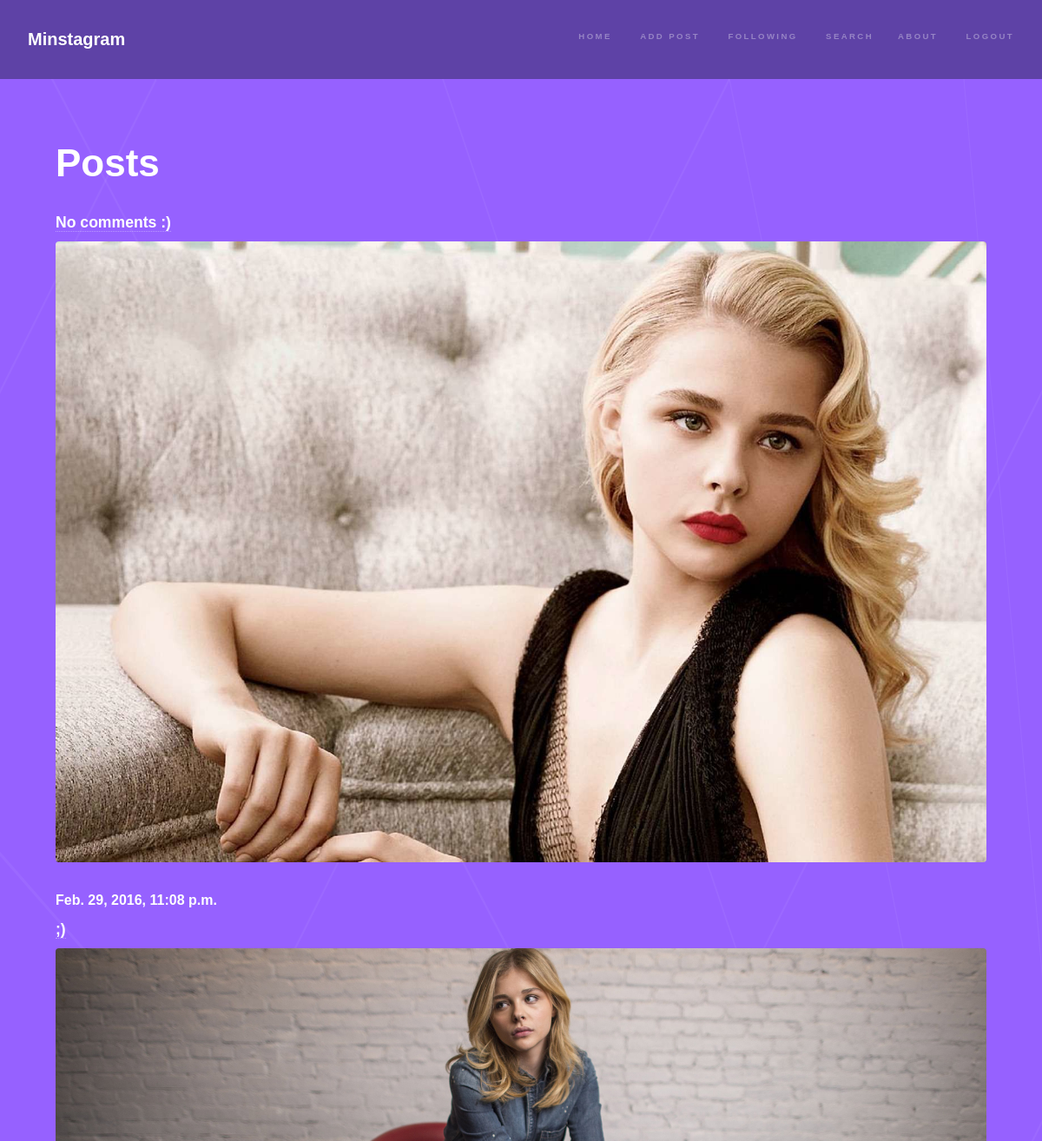
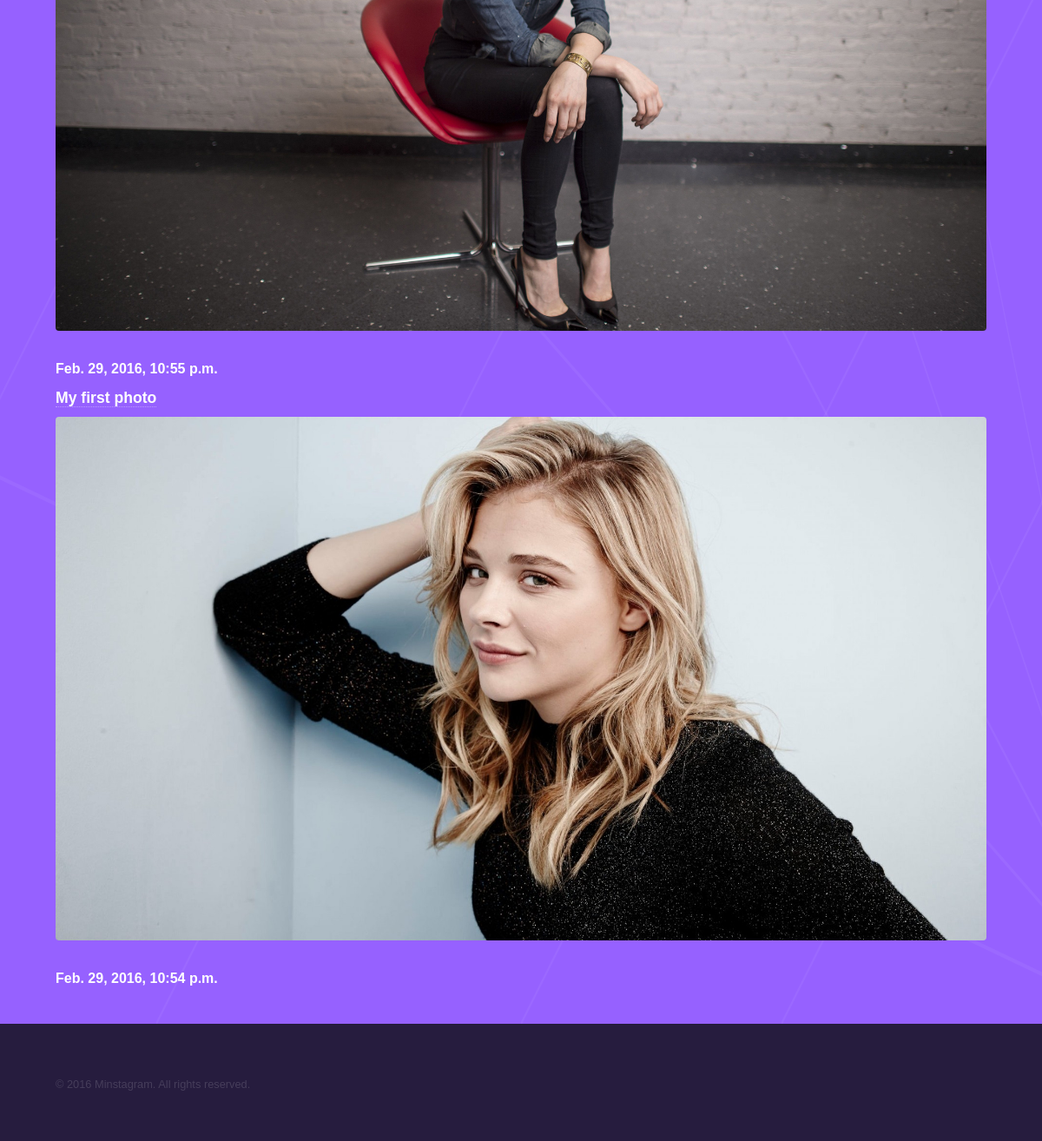
Screenshot of /search/6/ (signed in) with the database file from the repository (2 pictures, top to bottom).
### userpage/models.py (models this page shows, shortened)
class UserPageData(models.Model):
    class Meta:
        db_table = 'user_page_data'
    title = models.CharField(max_length=100)
    image = models.ImageField(null=True)
    time_created = models.DateTimeField(auto_now=True, auto_now_add=False)
    time_updated = models.DateTimeField(auto_now=False, auto_now_add=True)
    user = models.ForeignKey(User, on_delete=models.CASCADE)

### userpage/views.py (the view)
# urls.py: url(r'^search/(?P<id>\d+)/$', views.see_user, name='see_user'),
@login_required
def see_user(request, id=None):
    user = get_object_or_404(User, id=id)
    query = UserPageData.objects.filter(user=user).order_by("-time_created")
    context_data = {
        "posts_list": query,
        "user_identification": id,
    }
    return render(request, "userpage/someonesposts.html", context_data)

### templates/userpage/someonesposts.html (shortened to what this page needs)
{% extends "loginedin.html" %}
{% block content %}
        <div id="wrapper">
            <section id="intro" class="wrapper style1 fullscreen fade-up">
                <div class="inner">
                    <h1>Posts</h1>
                    {% for post in posts_list %}
                        <h3><a href="{% url "minstagram:see_user_post" user_id=user_identification post_id=post.id %}"> {{ post.title }} </a></h3>
                        {% if post.image %}
                            <span class="image fit"><a href="{% url "minstagram:see_post" id=post.id %}">
                                <img src="{{ post.image.url }}"></a> </span>
                        {% endif %}
                        <h4>{{ post.time_created }}</h4>
                    {% endfor %}
                </div>
            </section>
        </div>
{% endblock %}

### static/css/main.css (style rules this page uses)
html, body, div, span, applet, object, iframe, h1, h2, h3, h4, h5, h6, p, blockquote, pre, a, abbr, acronym, address, big, cite, code, del, dfn, em, img, ins, kbd, q, s, samp, small, strike, strong, sub, sup, tt, var, b, u, i, center, dl, dt, dd, ol, ul, li, fieldset, form, label, legend, table, caption, tbody, tfoot, thead, tr, th, td, article, aside, canvas, details, embed, figure, figcaption, footer, header, hgroup, menu, nav, output, ruby, section, summary, time, mark, audio, video { margin: 0; padding: 0; border: 0; font-size: 100%; font: inherit; vertical-align: baseline; }
article, aside, details, figcaption, figure, footer, header, hgroup, menu, nav, section { display: block; }
body { line-height: 1; }
body { -webkit-text-size-adjust: none; }
*, *:before, *:after { -moz-box-sizing: border-box; -webkit-box-sizing: border-box; box-sizing: border-box; }
body { -ms-overflow-style: scrollbar; }
body { background: #312450; }
body, input, select, textarea { color: rgba(255, 255, 255, 0.55); font-family: Arial, Helvetica, sans-serif; font-size: 16.5pt; font-weight: normal; line-height: 1.75; }
@media screen and (max-width: 1680px) { body, input, select, textarea { font-size: 13pt; } }
@media screen and (max-width: 1280px) { body, input, select, textarea { font-size: 12pt; } }
a { -moz-transition: color 0.2s ease, border-bottom-color 0.2s ease; -webkit-transition: color 0.2s ease, border-bottom-color 0.2s ease; -ms-transition: color 0.2s ease, border-bottom-color 0.2s ease; transition: color 0.2s ease, border-bottom-color 0.2s ease; border-bottom: dotted 1px rgba(255, 255, 255, 0.35); color: inherit; text-decoration: none; }
h1, h2, h3, h4, h5, h6 { color: #ffffff; font-weight: bold; line-height: 1.5; margin: 0 0 0.5em 0; }
h1 a, h2 a, h3 a, h4 a, h5 a, h6 a { color: inherit; text-decoration: none; }
h1 { font-size: 2.75em; }
h3 { font-size: 1.1em; }
h4 { font-size: 1em; }
.image { border-radius: 0.25em; border: 0; display: inline-block; position: relative; }
.image img { border-radius: 0.25em; display: block; }
.image.fit { display: block; margin: 0 0 2em 0; width: 100%; }
.image.fit img { width: 100%; }
.wrapper { position: relative; }
.wrapper > .inner { padding: 5em 5em 3em 5em ; max-width: 100%; width: 75em; }
@media screen and (max-width: 1680px) { .wrapper > .inner { padding: 4em 4em 2em 4em ; } }
@media screen and (max-width: 1280px) { .wrapper > .inner { width: 100%; } }
.wrapper.style1 { background-color: #9661FF; }
.wrapper.fullscreen { display: -moz-flex; display: -webkit-flex; display: -ms-flex; display: flex; -moz-flex-direction: column; -webkit-flex-direction: column; -ms-flex-direction: column; flex-direction: column; -moz-justify-content: flex-start; -webkit-justify-content: flex-start; -ms-justify-content: flex-start; justify-content: flex-start; min-height: 100vh; }
@media screen and (max-width: 1280px) { .wrapper.fullscreen { min-height: calc(100vh - 2.5em); } }
.wrapper.fade-up > .inner { -moz-transform: translateY(0); -webkit-transform: translateY(0); -ms-transform: translateY(0); transform: translateY(0); -moz-transition: opacity 1s ease, -moz-transform 1s ease; -webkit-transition: opacity 1s ease, -webkit-transform 1s ease; -ms-transition: opacity 1s ease, -ms-transform 1s ease; transition: opacity 1s ease, transform 1s ease; opacity: 1.0; }
#header + #wrapper > .wrapper > .inner { margin: 0 auto; }
#intro { background-attachment: fixed; background-image: url("images/intro.svg"); background-position: top right; background-repeat: no-repeat; background-size: 100% 100%; }
@media screen and (max-width: 1280px) { #intro { background-attachment: scroll; } }

### rows the page displays
UserPageData: title "No comments :)", image (picture), time_created "Feb. 29, 2016, 11:08 p.m."
UserPageData: title ";)", image (picture), time_created "Feb. 29, 2016, 10:55 p.m."
UserPageData: title "My first photo", image (picture), time_created "Feb. 29, 2016, 10:54 p.m."
